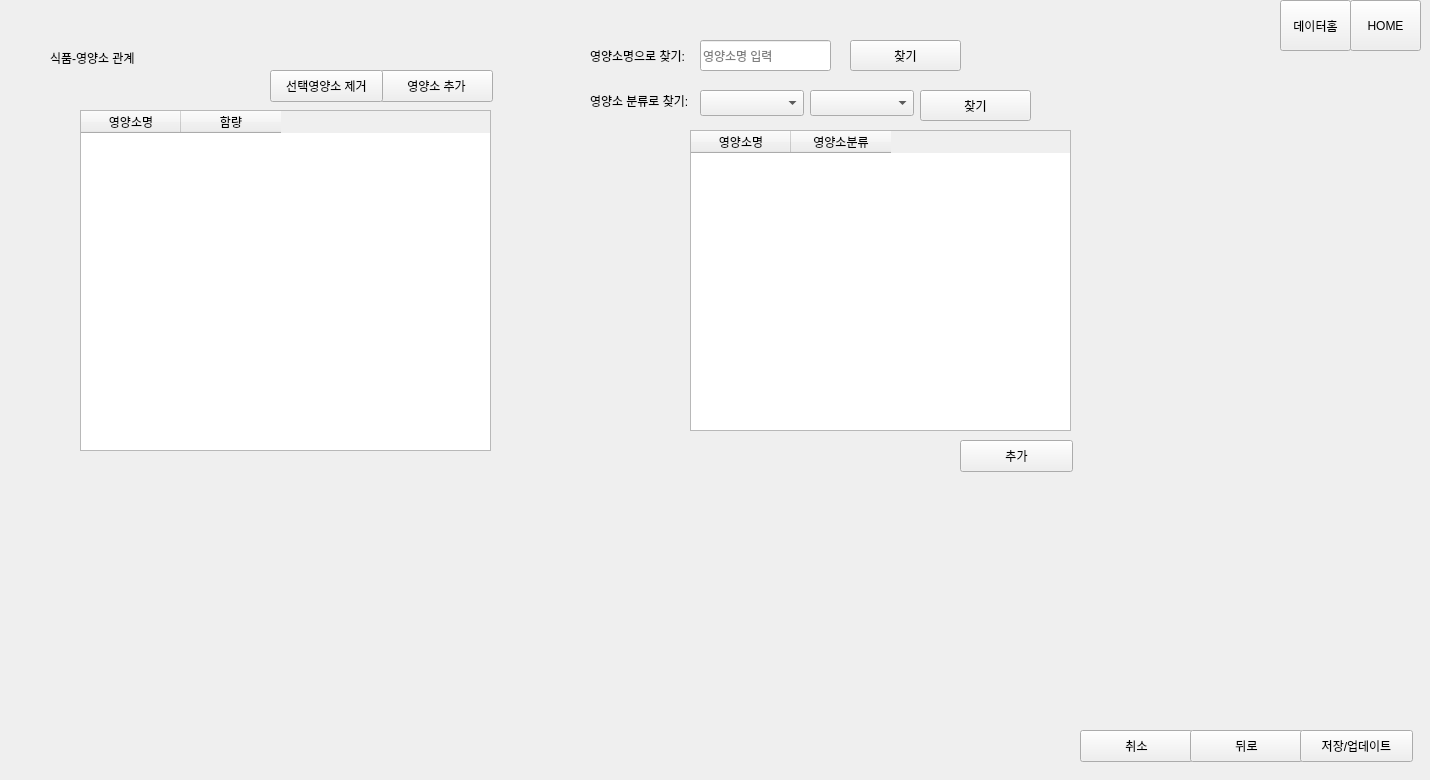
      <widget class="QWidget" name="page_data_ing_4_16">
       <widget class="QWidget" name="widget_61" native="true">
        <property name="geometry">
         <rect>
          <x>0</x>
          <y>0</y>
          <width>701</width>
          <height>571</height>
         </rect>
        </property>
        <widget class="QLabel" name="label_70">
         <property name="geometry">
          <rect>
           <x>50</x>
           <y>50</y>
           <width>111</width>
           <height>16</height>
          </rect>
         </property>
         <property name="text">
          <string>식품-영양소 관계</string>
         </property>
        </widget>
        <widget class="QTableWidget" name="tableWidget_nut_quant_16">
         <property name="geometry">
          <rect>
           <x>80</x>
           <y>110</y>
           <width>411</width>
           <height>341</height>
          </rect>
         </property>
         <column>
          <property name="text">
           <string>영양소명</string>
          </property>
         </column>
         <column>
          <property name="text">
           <string>함량</string>
          </property>
         </column>
        </widget>
        <widget class="QPushButton" name="btn_show_popup_nut_16">
         <property name="geometry">
          <rect>
           <x>380</x>
           <y>70</y>
           <width>113</width>
           <height>32</height>
          </rect>
         </property>
         <property name="text">
          <string>영양소 추가</string>
         </property>
        </widget>
        <widget class="QPushButton" name="btn_delete_selected_nut_16">
         <property name="geometry">
          <rect>
           <x>270</x>
           <y>70</y>
           <width>113</width>
           <height>32</height>
          </rect>
         </property>
         <property name="text">
          <string>선택영양소 제거</string>
         </property>
        </widget>
       </widget>
       <widget class="QWidget" name="widget_62" native="true">
        <property name="geometry">
         <rect>
          <x>1060</x>
          <y>700</y>
          <width>361</width>
          <height>71</height>
         </rect>
        </property>
        <widget class="QPushButton" name="btn_cancel_16">
         <property name="geometry">
          <rect>
           <x>20</x>
           <y>30</y>
           <width>113</width>
           <height>32</height>
          </rect>
         </property>
         <property name="text">
          <string>취소</string>
         </property>
        </widget>
        <widget class="QPushButton" name="btn_back_16">
         <property name="geometry">
          <rect>
           <x>130</x>
           <y>30</y>
           <width>113</width>
           <height>32</height>
          </rect>
         </property>
         <property name="text">
          <string>뒤로</string>
         </property>
        </widget>
        <widget class="QPushButton" name="btn_save_16">
         <property name="geometry">
          <rect>
           <x>240</x>
           <y>30</y>
           <width>113</width>
           <height>32</height>
          </rect>
         </property>
         <property name="text">
          <string>저장/업데이트</string>
         </property>
        </widget>
       </widget>
       <widget class="QWidget" name="widget_popup_nut_16" native="true">
        <property name="enabled">
         <bool>true</bool>
        </property>
        <property name="geometry">
         <rect>
          <x>540</x>
          <y>30</y>
          <width>571</width>
          <height>451</height>
         </rect>
        </property>
        <widget class="QComboBox" name="comboBox_nut_category2_16">
         <property name="geometry">
          <rect>
           <x>270</x>
           <y>60</y>
           <width>104</width>
           <height>26</height>
          </rect>
         </property>
        </widget>
        <widget class="QComboBox" name="comboBox_nut_category1_16">
         <property name="geometry">
          <rect>
           <x>160</x>
           <y>60</y>
           <width>104</width>
           <height>26</height>
          </rect>
         </property>
         <property name="currentText">
          <string/>
         </property>
        </widget>
        <widget class="QLabel" name="label_221">
         <property name="geometry">
          <rect>
           <x>50</x>
           <y>50</y>
           <width>101</width>
           <height>41</height>
          </rect>
         </property>
         <property name="text">
          <string>영양소 분류로 찾기:</string>
         </property>
        </widget>
        <widget class="QTableWidget" name="tableWidget_nutCandidates_16">
         <property name="geometry">
          <rect>
           <x>150</x>
           <y>100</y>
           <width>381</width>
           <height>301</height>
          </rect>
         </property>
         <column>
          <property name="text">
           <string>영양소명</string>
          </property>
         </column>
         <column>
          <property name="text">
           <string>영양소분류</string>
          </property>
         </column>
        </widget>
        <widget class="QLineEdit" name="lineEdit_nut_name_16">
         <property name="geometry">
          <rect>
           <x>160</x>
           <y>10</y>
           <width>131</width>
           <height>31</height>
          </rect>
         </property>
         <property name="placeholderText">
          <string>영양소명 입력</string>
         </property>
        </widget>
        <widget class="QPushButton" name="btn_findby_nut_category_16">
         <property name="geometry">
          <rect>
           <x>380</x>
           <y>60</y>
           <width>111</width>
           <height>31</height>
          </rect>
         </property>
         <property name="text">
          <string>찾기</string>
         </property>
        </widget>
        <widget class="QLabel" name="label_222">
         <property name="geometry">
          <rect>
           <x>50</x>
           <y>10</y>
           <width>101</width>
           <height>31</height>
          </rect>
         </property>
         <property name="text">
          <string>영양소명으로 찾기:</string>
         </property>
        </widget>
        <widget class="QPushButton" name="btn_findby_nut_name_16">
         <property name="geometry">
          <rect>
           <x>310</x>
           <y>10</y>
           <width>111</width>
           <height>31</height>
          </rect>
         </property>
         <property name="text">
          <string>찾기</string>
         </property>
        </widget>
        <widget class="QPushButton" name="btn_add_nut_16">
         <property name="geometry">
          <rect>
           <x>420</x>
           <y>410</y>
           <width>113</width>
           <height>32</height>
          </rect>
         </property>
         <property name="text">
          <string>추가</string>
         </property>
        </widget>
       </widget>
       <widget class="QWidget" name="widget_65" native="true">
        <property name="geometry">
         <rect>
          <x>1280</x>
          <y>0</y>
          <width>141</width>
          <height>51</height>
         </rect>
        </property>
        <widget class="QPushButton" name="btn_home_16">
         <property name="geometry">
          <rect>
           <x>70</x>
           <y>0</y>
           <width>71</width>
           <height>51</height>
          </rect>
         </property>
         <property name="text">
          <string>HOME</string>
         </property>
        </widget>
        <widget class="QPushButton" name="btn_data_home_16">
         <property name="geometry">
          <rect>
           <x>0</x>
           <y>0</y>
           <width>71</width>
           <height>51</height>
          </rect>
         </property>
         <property name="text">
          <string>데이터홈</string>
         </property>
        </widget>
       </widget>
      </widget>
